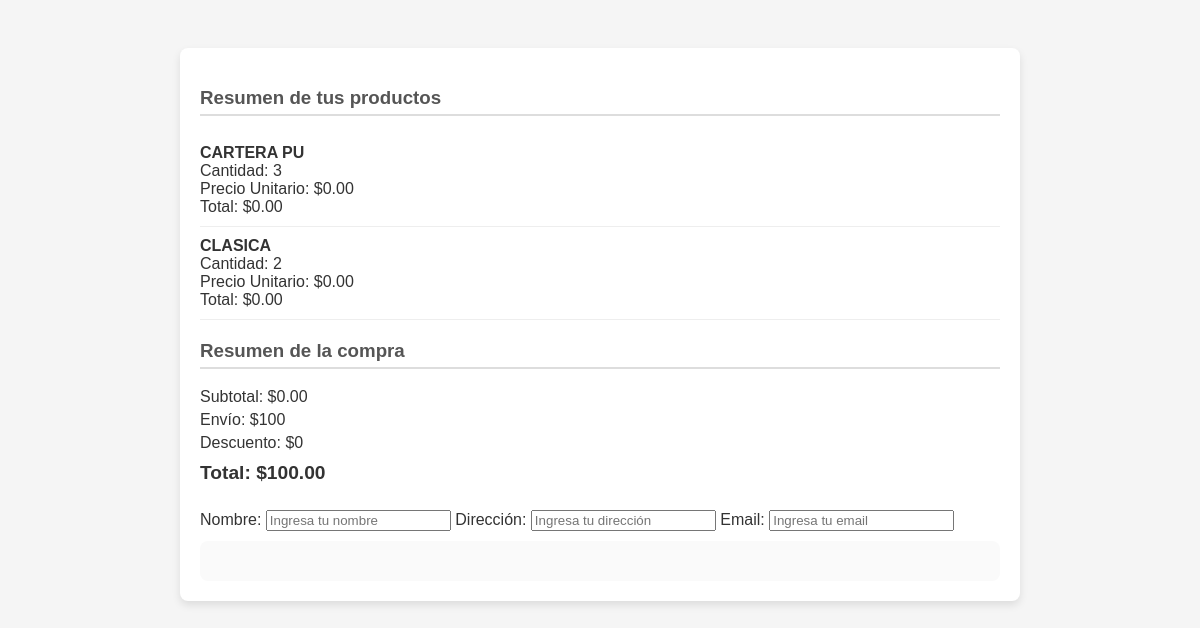
The app's page /ventas/checkout/ (signed in), older data.
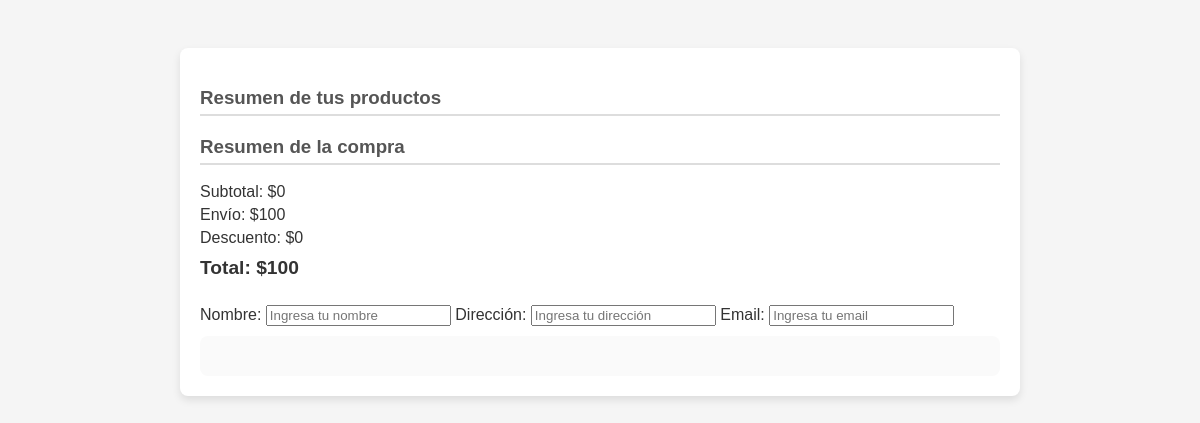
The same page, newer data.
### ventas/models.py (models this page shows, shortened)
class CarritoItem(models.Model):
    carrito = models.ForeignKey(Carrito, related_name='items', on_delete=models.CASCADE)
    producto = models.ForeignKey(Producto, on_delete=models.CASCADE)
    cantidad = models.PositiveIntegerField(default=1)

class Producto(models.Model):
    titulo = models.CharField(max_length=255)
    descripcion = models.TextField()
    categoria = models.CharField(max_length=100)
    costo = models.DecimalField(max_digits=10, decimal_places=2)
    stock = models.PositiveIntegerField(default=0)  # Campo para controlar el stock
    imagen = models.ImageField(upload_to='productos/', null=True, blank=True)

### ventas/views.py (the view)
# urls.py: path('checkout/', views.checkout_view, name='checkout'),  # Cambiado para no duplicar
def checkout_view(request):
    sdk = mercadopago.SDK(settings.MERCADO_PAGO_ACCESS_TOKEN)
    carrito_id = request.session.get('carrito', None)
    items = CarritoItem.objects.filter(carrito_id=carrito_id) if carrito_id else []
    item_totals = []
    subtotal = Decimal(0)
    for item in items:
        item_total = Decimal(item.producto.costo) * item.cantidad
        item_totals.append({'item': item, 'item_total': item_total})
        subtotal += item_total
    envio = Decimal(100)
    descuento_valor = request.session.get('descuento', {})
    descuento = Decimal(0)
    if isinstance(descuento_valor, dict) and 'tipo' in descuento_valor and 'monto' in descuento_valor:
        if descuento_valor['tipo'] == 'fijo':
            descuento = Decimal(descuento_valor['monto'])
        elif descuento_valor['tipo'] == 'porcentaje':
            descuento = subtotal * (Decimal(descuento_valor['monto']) / Decimal(100))
    total = subtotal + envio - descuento
    preference_data = {
        "items": [
            {
                "title": "Compra en Carteras Farias",
                "quantity": 1,
                "unit_price": float(total)  # Mercado Pago requiere float para el precio
            }
        ],
        "back_urls": {
            "success": request.build_absolute_uri(reverse("pago_exitoso")),
            "failure": request.build_absolute_uri(reverse("pago_fallido")),
            "pending": request.build_absolute_uri(reverse("pago_pendiente")),
        },
        "auto_return": "approved",
    }
    preference_response = sdk.preference().create(preference_data)
    preference_id = preference_response["response"]["id"]
    form = CheckoutForm()
    context = {
        'form': form,
        'items': item_totals,
        'subtotal': subtotal,
        'envio': envio,
        'descuento': descuento,
        'total': total,
        'preference_id': preference_id,
        'public_key': settings.MERCADO_PAGO_PUBLIC_KEY,
    }
    return render(request, 'checkout.html', context)

### ventas/forms.py
class CheckoutForm(forms.Form):
    nombre = forms.CharField(max_length=100)
    direccion = forms.CharField(max_length=255)
    email = forms.EmailField()

### ventas/context_processors.py (called while the page is built)
def carrito_total_items(request):
    total_items = 0
    if request.user.is_authenticated:  # Si los usuarios necesitan estar logueados para comprar
        carrito = Carrito.objects.filter(session_key=request.session.session_key).first()
        if carrito:
            total_items = sum(item.cantidad for item in carrito.items.all())
    return {'total_items': total_items}

### ventas/templates/checkout.html (shortened to what this page needs)
{% load static %}
<!DOCTYPE html>
<html lang="es">
<head>
</head>
<body>
    <div class="checkout-container">
        <div class="checkout-items">
            <h3>Resumen de tus productos</h3>
            <ul>
                {% for item_data in items %}
                    <li>
                        <strong>{{ item_data.item.producto.titulo }}</strong><br>
                        Cantidad: {{ item_data.item.cantidad }}<br>
                        Precio Unitario: ${{ item_data.item.producto.costo }}<br>
                        Total: ${{ item_data.item_total }}
                    </li>
                {% endfor %}
            </ul>
        </div>
        <div class="checkout-resumen">
            <h3>Resumen de la compra</h3>
            <p>Subtotal: ${{ subtotal }}</p>
            <p>Envío: ${{ envio }}</p>
            <p>Descuento: ${{ descuento }}</p>
            <h4>Total: ${{ total }}</h4>
        </div>
        <div class="customer-form">
            <label for="nombre">Nombre:</label>
            <input type="text" id="nombre" placeholder="Ingresa tu nombre" required />
            <label for="direccion">Dirección:</label>
            <input type="text" id="direccion" placeholder="Ingresa tu dirección" required />
            <label for="emailInput">Email:</label>
            <input type="email" id="emailInput" placeholder="Ingresa tu email" required />
        </div>
        <div id="cardPaymentBrick_container"></div>
    </div>
</body>
</html>

Row changes from the older to the newer data that the page shows:
removed CarritoItem: item.producto.titulo "CARTERA PU", item.cantidad "3", item.producto.costo "0.00", item_total "0.00"
removed CarritoItem: item.producto.titulo "CLASICA", item.cantidad "2", item.producto.costo "0.00", item_total "0.00"
Text that changed along with them:
{{ subtotal }}: "0.00" → "0"
{{ total }}: "100.00" → "100"
